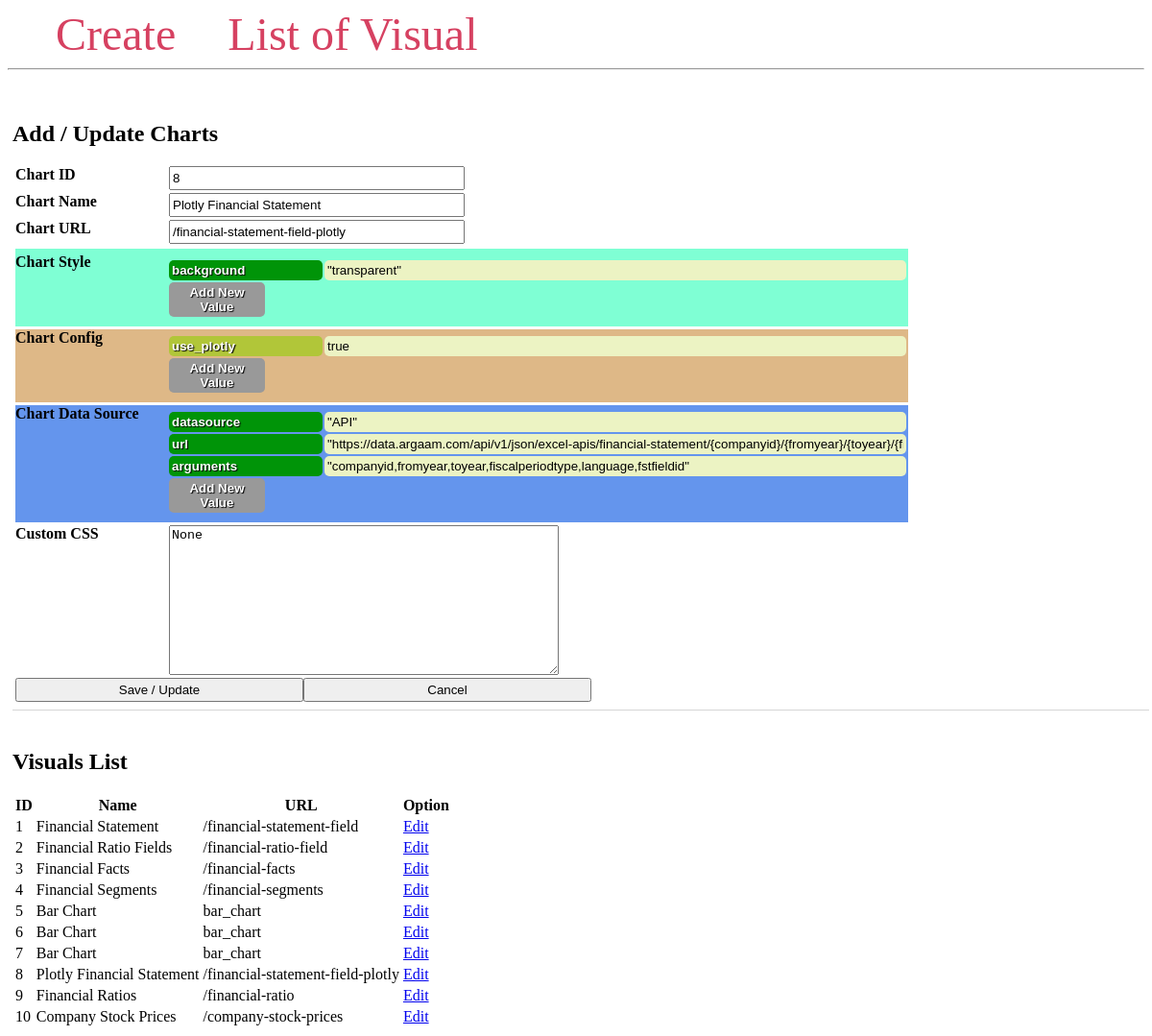
The app's page /charts-management?modify=8 with its own data.
### tables this page shows
CREATE TABLE ChartConfigs(
    chart_id             INTEGER PRIMARY KEY AUTOINCREMENT,
    chart_name           NVARCHAR(256)     NOT NULL,
    chart_url_name       NVARCHAR(256)     NOT NULL,
    chart_styles         NVARCHAR(1024)    NULL,
    chart_configs        NVARCHAR(1024)    NULL,
    chart_data_source    NVARCHAR(1024)    NULL
, custom_css TEXT);

### app/__init__.py (the view)
    @app.route("/charts-management")
    def charts_management():
        selected = request.args.get("modify")
        charts = Dal.get_all_visuals()
        data = {
                'chart_id': 0,
                'chart_name': 'Bar Chart',
                'chart_url_name': 'bar_chart',
                'chart_styles': '{"background":"transparent"}',
                'chart_configs': '{"title": "My Bar Chart"}',
                'chart_data_source': '{"datasource":"url"}',
                'custom_css':''
            }
        modify = Visual.from_dict(data)
        if not selected is None :
            modify = get_chart_by_chart_id(charts, int(selected))
        return render_template('charts.html', data=charts, modify=modify)

### app/module/dal.py (called while the page is built)
    def get_all_visuals():
        conn = sqlite3.connect(Config.DB_FILE)
        c = conn.cursor()
        c.execute("SELECT chart_id, chart_name, chart_url_name, chart_styles, chart_configs, chart_data_source, custom_css FROM ChartConfigs")
        all_charts = [Visual.from_row(row) for row in c.fetchall()]
        conn.close()
        return all_charts

### app/module/visual.py (called while the page is built)
    @classmethod
    def from_dict(cls, data_dict):
        return cls(
            data_dict['chart_id'],
            data_dict['chart_name'],
            data_dict['chart_url_name'],
            data_dict['chart_styles'],
            data_dict['chart_configs'],
            data_dict['chart_data_source'],
            data_dict['custom_css']
        )

    @classmethod
    def from_row(cls, row):
        return cls(
            row[0],
            row[1],
            row[2],
            row[3],
            row[4],
            row[5],
            row[6])

### app/templates/charts.html (shortened to what this page needs)
<!DOCTYPE html>
<html lang="en">
<head>
    <link  rel="stylesheet" type="text/css" href="/static/css/style.css">
    <link rel="stylesheet" href="/static/css/jsoneditor.css"/>
</head>
<body>
    <nav>
        <a href="#">Create</a>
        <a href="#">List of Visual</a>
    </nav>
    <hr>
    <div class="content">
        <form action="" method="POST">
       <div class="charts_form">
            <h2>Add / Update Charts</h2>
            <div class="row">
                <label>Chart ID</label>
                <input type="text" id="chart_id" name="chart_id" readonly="true" value="{{modify.chart_id}}" placeholder="Chart ID">
            </div>
            <div class="row">
                <label>Chart Name</label>
                <input type="text" id="chart_name" name="chart_name"  placeholder="Chart Name" value="{{modify.chart_name}}">
            </div>
            <div class="row">
                <label>Chart URL</label>
                <input type="text" id="chart_url_name" name="chart_url_name" value="{{modify.chart_url_name}}"  placeholder="Chart URL (Down Link)">
            </div>
            <div class="row">
                <label>Chart Style</label>
                <div id="chart_styles_json" class="json-editor"></div>
            </div>
            <div class="row">
                <label>Chart Config</label>
                <div id="chart_configs_json" class="json-editor"></div>
            </div>
            <div class="row">
                <label>Chart Data Source</label>
                <div id="chart_data_source_json" class="json-editor"></div>
            </div>
            <div class="row">
                <label>Custom CSS</label>
                <textarea  id="custom_css" name="custom_css"  placeholder="Custom CSS">{{modify.custom_css}}</textarea>
            </div>
            <div class="row">
                <input type="submit" title="Save / Update" value="Save / Update">
                <input type="button" title="Cancel" value="Cancel">
            </div>
       </div>
       </form>
       <br />
       <div class="charts_list">
        <h2>Visuals List</h2>
        <table>
            <thead>
            <tr>
                <th>ID</th>
                <th>Name</th>
                <th>URL</th>
                <th>Option</th>
            </tr>
            </thead>
            <tbody>
                {% for config in data %}
                  <tr>
                    <td>{{ config.chart_id }}</td>
                    <td>{{ config.chart_name }}</td>
                    <td>{{ config.chart_url_name }}</td>
                    <td><a href="?modify={{ config.chart_id }}">Edit</a></td>
                  </tr>
                {% endfor %}
              </tbody>
        </table>
       </div>
    </div>
</body>
</html>

### app/static/css/style.css (style rules this page uses)
h2 { width: 100%; }
.content { margin: 5px; width: 100%; display: flex; flex-direction: row; flex-wrap: wrap; }
nav a { color: #d64161; font-size: 3em; margin-left: 50px; text-decoration: none; }
.charts_list { width: 100%; padding-top: 20px; border-top: solid 1px #cccc; margin-top: 5px; }
.charts_form { width: 100%; padding-top: 20px; margin-top: 5px; }
.charts_form label { width: 160px; font-weight: bold;display: flex;vertical-align: top; }
.charts_form input { width: 300px; }
.charts_form textarea { width: 400px; height: 150px; }
.charts_form .row { min-height: 25px;display:flex;margin: 3px; }
.charts_form .row:nth-of-type(4) { background-color: aquamarine;margin-top: 5px;padding-top: 5px; }
.charts_form .row:nth-of-type(5) { background-color: burlywood; }
.charts_form .row:nth-of-type(6) { background-color: cornflowerblue; }

### app/static/css/jsoneditor.css (style rules this page uses)
.json-editor { padding-top: 5px; margin-bottom: 10px; }

### records on screen
ChartConfigs: chart_id "8", chart_name "Plotly Financial Statement", chart_url_name "/financial-statement-field-plotly"
ChartConfigs: chart_id "1", chart_name "Financial Statement", chart_url_name "/financial-statement-field"
ChartConfigs: chart_id "2", chart_name "Financial Ratio Fields", chart_url_name "/financial-ratio-field"
ChartConfigs: chart_id "3", chart_name "Financial Facts", chart_url_name "/financial-facts"
ChartConfigs: chart_id "4", chart_name "Financial Segments", chart_url_name "/financial-segments"
ChartConfigs: chart_id "5", chart_name "Bar Chart", chart_url_name "bar_chart"
ChartConfigs: chart_id "6", chart_name "Bar Chart", chart_url_name "bar_chart"
ChartConfigs: chart_id "7", chart_name "Bar Chart", chart_url_name "bar_chart"
ChartConfigs: chart_id "9", chart_name "Financial Ratios", chart_url_name "/financial-ratio"
ChartConfigs: chart_id "10", chart_name "Company Stock Prices", chart_url_name "/company-stock-prices"
